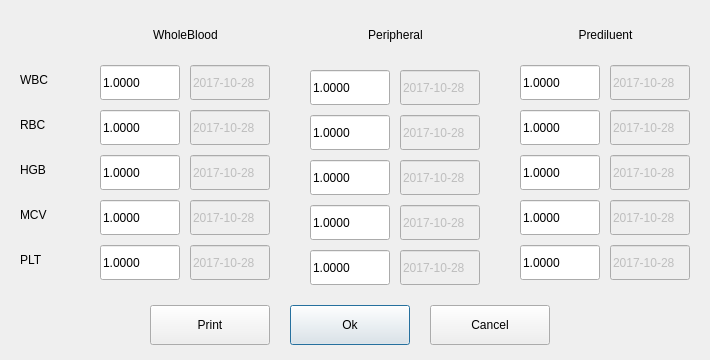
<?xml version="1.0" encoding="UTF-8"?>
<ui version="4.0">
 <class>CalFactorSetupDialog</class>
 <widget class="QDialog" name="CalFactorSetupDialog">
  <property name="geometry">
   <rect>
    <x>0</x>
    <y>0</y>
    <width>710</width>
    <height>360</height>
   </rect>
  </property>
  <property name="windowTitle">
   <string>CalFactorSetupDialog</string>
  </property>
  <widget class="QPushButton" name="pbOk">
   <property name="geometry">
    <rect>
     <x>290</x>
     <y>305</y>
     <width>120</width>
     <height>40</height>
    </rect>
   </property>
   <property name="text">
    <string>Ok</string>
   </property>
  </widget>
  <widget class="QPushButton" name="pbCancel">
   <property name="geometry">
    <rect>
     <x>430</x>
     <y>305</y>
     <width>120</width>
     <height>40</height>
    </rect>
   </property>
   <property name="text">
    <string>Cancel</string>
   </property>
  </widget>
  <widget class="QLabel" name="lbHgb">
   <property name="geometry">
    <rect>
     <x>20</x>
     <y>155</y>
     <width>60</width>
     <height>30</height>
    </rect>
   </property>
   <property name="text">
    <string>HGB</string>
   </property>
  </widget>
  <widget class="QLabel" name="lbWbc">
   <property name="geometry">
    <rect>
     <x>20</x>
     <y>65</y>
     <width>60</width>
     <height>30</height>
    </rect>
   </property>
   <property name="text">
    <string>WBC</string>
   </property>
  </widget>
  <widget class="QLabel" name="lbRbc">
   <property name="geometry">
    <rect>
     <x>20</x>
     <y>110</y>
     <width>60</width>
     <height>30</height>
    </rect>
   </property>
   <property name="text">
    <string>RBC</string>
   </property>
  </widget>
  <widget class="DigitLineEdit" name="leWholeBloodWbcFactor">
   <property name="geometry">
    <rect>
     <x>100</x>
     <y>65</y>
     <width>80</width>
     <height>35</height>
    </rect>
   </property>
   <property name="text">
    <string>1.0000</string>
   </property>
  </widget>
  <widget class="DigitLineEdit" name="leWholeBloodRbcFactor">
   <property name="geometry">
    <rect>
     <x>100</x>
     <y>110</y>
     <width>80</width>
     <height>35</height>
    </rect>
   </property>
   <property name="text">
    <string>1.0000</string>
   </property>
  </widget>
  <widget class="DigitLineEdit" name="leWholeBloodHgbFactor">
   <property name="geometry">
    <rect>
     <x>100</x>
     <y>155</y>
     <width>80</width>
     <height>35</height>
    </rect>
   </property>
   <property name="text">
    <string>1.0000</string>
   </property>
  </widget>
  <widget class="DigitLineEdit" name="leWholeBloodPltFactor">
   <property name="geometry">
    <rect>
     <x>100</x>
     <y>245</y>
     <width>80</width>
     <height>35</height>
    </rect>
   </property>
   <property name="text">
    <string>1.0000</string>
   </property>
  </widget>
  <widget class="QLabel" name="lbMcv">
   <property name="geometry">
    <rect>
     <x>20</x>
     <y>200</y>
     <width>60</width>
     <height>30</height>
    </rect>
   </property>
   <property name="text">
    <string>MCV</string>
   </property>
  </widget>
  <widget class="QLabel" name="lbPlt">
   <property name="geometry">
    <rect>
     <x>20</x>
     <y>245</y>
     <width>60</width>
     <height>30</height>
    </rect>
   </property>
   <property name="text">
    <string>PLT</string>
   </property>
  </widget>
  <widget class="DigitLineEdit" name="leWholeBloodMcvFactor">
   <property name="geometry">
    <rect>
     <x>100</x>
     <y>200</y>
     <width>80</width>
     <height>35</height>
    </rect>
   </property>
   <property name="text">
    <string>1.0000</string>
   </property>
  </widget>
  <widget class="QLabel" name="lbWholeBlood">
   <property name="geometry">
    <rect>
     <x>100</x>
     <y>20</y>
     <width>171</width>
     <height>30</height>
    </rect>
   </property>
   <property name="text">
    <string>WholeBlood</string>
   </property>
   <property name="alignment">
    <set>Qt::AlignCenter</set>
   </property>
  </widget>
  <widget class="QLineEdit" name="leWholeBloodWbcDate">
   <property name="enabled">
    <bool>false</bool>
   </property>
   <property name="geometry">
    <rect>
     <x>190</x>
     <y>65</y>
     <width>80</width>
     <height>35</height>
    </rect>
   </property>
   <property name="text">
    <string>2017-10-28</string>
   </property>
  </widget>
  <widget class="QLineEdit" name="leWholeBloodRbcDate">
   <property name="enabled">
    <bool>false</bool>
   </property>
   <property name="geometry">
    <rect>
     <x>190</x>
     <y>110</y>
     <width>80</width>
     <height>35</height>
    </rect>
   </property>
   <property name="text">
    <string>2017-10-28</string>
   </property>
  </widget>
  <widget class="QLineEdit" name="leWholeBloodHgbDate">
   <property name="enabled">
    <bool>false</bool>
   </property>
   <property name="geometry">
    <rect>
     <x>190</x>
     <y>155</y>
     <width>80</width>
     <height>35</height>
    </rect>
   </property>
   <property name="text">
    <string>2017-10-28</string>
   </property>
  </widget>
  <widget class="QLineEdit" name="leWholeBloodMcvDate">
   <property name="enabled">
    <bool>false</bool>
   </property>
   <property name="geometry">
    <rect>
     <x>190</x>
     <y>200</y>
     <width>80</width>
     <height>35</height>
    </rect>
   </property>
   <property name="text">
    <string>2017-10-28</string>
   </property>
  </widget>
  <widget class="QLineEdit" name="leWholeBloodPltDate">
   <property name="enabled">
    <bool>false</bool>
   </property>
   <property name="geometry">
    <rect>
     <x>190</x>
     <y>245</y>
     <width>80</width>
     <height>35</height>
    </rect>
   </property>
   <property name="text">
    <string>2017-10-28</string>
   </property>
  </widget>
  <widget class="QLineEdit" name="lePeripheralPltDate">
   <property name="enabled">
    <bool>false</bool>
   </property>
   <property name="geometry">
    <rect>
     <x>400</x>
     <y>250</y>
     <width>80</width>
     <height>35</height>
    </rect>
   </property>
   <property name="text">
    <string>2017-10-28</string>
   </property>
  </widget>
  <widget class="DigitLineEdit" name="lePeripheralWbcFactor">
   <property name="geometry">
    <rect>
     <x>310</x>
     <y>70</y>
     <width>80</width>
     <height>35</height>
    </rect>
   </property>
   <property name="text">
    <string>1.0000</string>
   </property>
  </widget>
  <widget class="DigitLineEdit" name="lePeripheralMcvFactor">
   <property name="geometry">
    <rect>
     <x>310</x>
     <y>205</y>
     <width>80</width>
     <height>35</height>
    </rect>
   </property>
   <property name="text">
    <string>1.0000</string>
   </property>
  </widget>
  <widget class="QLineEdit" name="lePeripheralHgbDate">
   <property name="enabled">
    <bool>false</bool>
   </property>
   <property name="geometry">
    <rect>
     <x>400</x>
     <y>160</y>
     <width>80</width>
     <height>35</height>
    </rect>
   </property>
   <property name="text">
    <string>2017-10-28</string>
   </property>
  </widget>
  <widget class="QLabel" name="lbPeripheral">
   <property name="geometry">
    <rect>
     <x>310</x>
     <y>20</y>
     <width>171</width>
     <height>30</height>
    </rect>
   </property>
   <property name="text">
    <string>Peripheral</string>
   </property>
   <property name="alignment">
    <set>Qt::AlignCenter</set>
   </property>
  </widget>
  <widget class="QLineEdit" name="lePeripheralWbcDate">
   <property name="enabled">
    <bool>false</bool>
   </property>
   <property name="geometry">
    <rect>
     <x>400</x>
     <y>70</y>
     <width>80</width>
     <height>35</height>
    </rect>
   </property>
   <property name="text">
    <string>2017-10-28</string>
   </property>
  </widget>
  <widget class="QLineEdit" name="lePeripheralMcvDate">
   <property name="enabled">
    <bool>false</bool>
   </property>
   <property name="geometry">
    <rect>
     <x>400</x>
     <y>205</y>
     <width>80</width>
     <height>35</height>
    </rect>
   </property>
   <property name="text">
    <string>2017-10-28</string>
   </property>
  </widget>
  <widget class="DigitLineEdit" name="lePeripheralRbcFactor">
   <property name="geometry">
    <rect>
     <x>310</x>
     <y>115</y>
     <width>80</width>
     <height>35</height>
    </rect>
   </property>
   <property name="text">
    <string>1.0000</string>
   </property>
  </widget>
  <widget class="QLineEdit" name="lePeripheralRbcDate">
   <property name="enabled">
    <bool>false</bool>
   </property>
   <property name="geometry">
    <rect>
     <x>400</x>
     <y>115</y>
     <width>80</width>
     <height>35</height>
    </rect>
   </property>
   <property name="text">
    <string>2017-10-28</string>
   </property>
  </widget>
  <widget class="DigitLineEdit" name="lePeripheralPltFactor">
   <property name="geometry">
    <rect>
     <x>310</x>
     <y>250</y>
     <width>80</width>
     <height>35</height>
    </rect>
   </property>
   <property name="text">
    <string>1.0000</string>
   </property>
  </widget>
  <widget class="DigitLineEdit" name="lePeripheralHgbFactor">
   <property name="geometry">
    <rect>
     <x>310</x>
     <y>160</y>
     <width>80</width>
     <height>35</height>
    </rect>
   </property>
   <property name="text">
    <string>1.0000</string>
   </property>
  </widget>
  <widget class="DigitLineEdit" name="lePrediluentHgbFactor">
   <property name="geometry">
    <rect>
     <x>520</x>
     <y>155</y>
     <width>80</width>
     <height>35</height>
    </rect>
   </property>
   <property name="text">
    <string>1.0000</string>
   </property>
  </widget>
  <widget class="DigitLineEdit" name="lePrediluentMcvFactor">
   <property name="geometry">
    <rect>
     <x>520</x>
     <y>200</y>
     <width>80</width>
     <height>35</height>
    </rect>
   </property>
   <property name="text">
    <string>1.0000</string>
   </property>
  </widget>
  <widget class="DigitLineEdit" name="lePrediluentPltFactor">
   <property name="geometry">
    <rect>
     <x>520</x>
     <y>245</y>
     <width>80</width>
     <height>35</height>
    </rect>
   </property>
   <property name="text">
    <string>1.0000</string>
   </property>
  </widget>
  <widget class="QLabel" name="lbPrediluent">
   <property name="geometry">
    <rect>
     <x>520</x>
     <y>20</y>
     <width>171</width>
     <height>30</height>
    </rect>
   </property>
   <property name="text">
    <string>Prediluent</string>
   </property>
   <property name="alignment">
    <set>Qt::AlignCenter</set>
   </property>
  </widget>
  <widget class="DigitLineEdit" name="lePrediluentWbcFactor">
   <property name="geometry">
    <rect>
     <x>520</x>
     <y>65</y>
     <width>80</width>
     <height>35</height>
    </rect>
   </property>
   <property name="text">
    <string>1.0000</string>
   </property>
  </widget>
  <widget class="QLineEdit" name="lePrediluentPltDate">
   <property name="enabled">
    <bool>false</bool>
   </property>
   <property name="geometry">
    <rect>
     <x>610</x>
     <y>245</y>
     <width>80</width>
     <height>35</height>
    </rect>
   </property>
   <property name="text">
    <string>2017-10-28</string>
   </property>
  </widget>
  <widget class="QLineEdit" name="lePrediluentMcvDate">
   <property name="enabled">
    <bool>false</bool>
   </property>
   <property name="geometry">
    <rect>
     <x>610</x>
     <y>200</y>
     <width>80</width>
     <height>35</height>
    </rect>
   </property>
   <property name="text">
    <string>2017-10-28</string>
   </property>
  </widget>
  <widget class="DigitLineEdit" name="lePrediluentRbcFactor">
   <property name="geometry">
    <rect>
     <x>520</x>
     <y>110</y>
     <width>80</width>
     <height>35</height>
    </rect>
   </property>
   <property name="text">
    <string>1.0000</string>
   </property>
  </widget>
  <widget class="QLineEdit" name="lePrediluentHgbDate">
   <property name="enabled">
    <bool>false</bool>
   </property>
   <property name="geometry">
    <rect>
     <x>610</x>
     <y>155</y>
     <width>80</width>
     <height>35</height>
    </rect>
   </property>
   <property name="text">
    <string>2017-10-28</string>
   </property>
  </widget>
  <widget class="QLineEdit" name="lePrediluentWbcDate">
   <property name="enabled">
    <bool>false</bool>
   </property>
   <property name="geometry">
    <rect>
     <x>610</x>
     <y>65</y>
     <width>80</width>
     <height>35</height>
    </rect>
   </property>
   <property name="text">
    <string>2017-10-28</string>
   </property>
  </widget>
  <widget class="QLineEdit" name="lePrediluentRbcDate">
   <property name="enabled">
    <bool>false</bool>
   </property>
   <property name="geometry">
    <rect>
     <x>610</x>
     <y>110</y>
     <width>80</width>
     <height>35</height>
    </rect>
   </property>
   <property name="text">
    <string>2017-10-28</string>
   </property>
  </widget>
  <widget class="QPushButton" name="pbPrint">
   <property name="geometry">
    <rect>
     <x>150</x>
     <y>305</y>
     <width>120</width>
     <height>40</height>
    </rect>
   </property>
   <property name="text">
    <string>Print</string>
   </property>
  </widget>
 </widget>
 <layoutdefault spacing="6" margin="11"/>
 <customwidgets>
  <customwidget>
   <class>LineEdit</class>
   <extends>QLineEdit</extends>
   <header>lineedit.h</header>
  </customwidget>
  <customwidget>
   <class>DigitLineEdit</class>
   <extends>LineEdit</extends>
   <header>digitlineedit.h</header>
  </customwidget>
 </customwidgets>
 <resources/>
 <connections/>
</ui>
